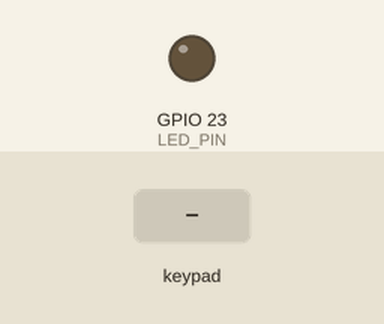
A sketch run on a simulated ESP32. Parts: output pins drawn as LEDs (lit = HIGH). The test bench sets the inputs (shaded band).

Above: at 1.2 s.
1.3 s: key 'D' pressed
At 1.7 s:
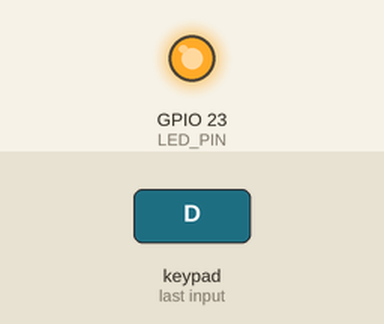
2.8 s: key 'L' pressed
At 4.0 s:
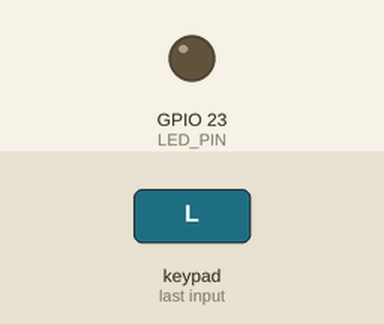
Timing chart, 0 to 5.8 s (numbered marks = the images above; inputs shaded):
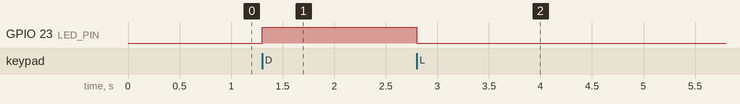

The sketch:

nhayden.ino
```cpp
#include <DabbleESP32.h>

// Chân LED
#define LED_PIN 23

void setup() {
  // Cài đặt chân LED là OUTPUT
  pinMode(LED_PIN, OUTPUT);

  // Bắt đầu giao tiếp Bluetooth
  Dabble.begin("ESP32_LED_Control"); // Tên BLE hiển thị trên Dabble
}

void loop() {
  // Xử lý các tín hiệu từ Dabble
  Dabble.processInput();

  // Điều khiển LED qua nút "Gamepad" trên Dabble
  if (GamePad.isPressed(1)) { // Nút A
    digitalWrite(LED_PIN, HIGH); // Bật LED
  }
  else if (GamePad.isPressed(2)) { // Nút B
    digitalWrite(LED_PIN, LOW); // Tắt LED
  }
}
```

Measured:
- after the input at 1.3 s, GPIO 23 (LED_PIN): LOW → HIGH at once
- after the input at 2.8 s, GPIO 23 (LED_PIN): HIGH → LOW at once
